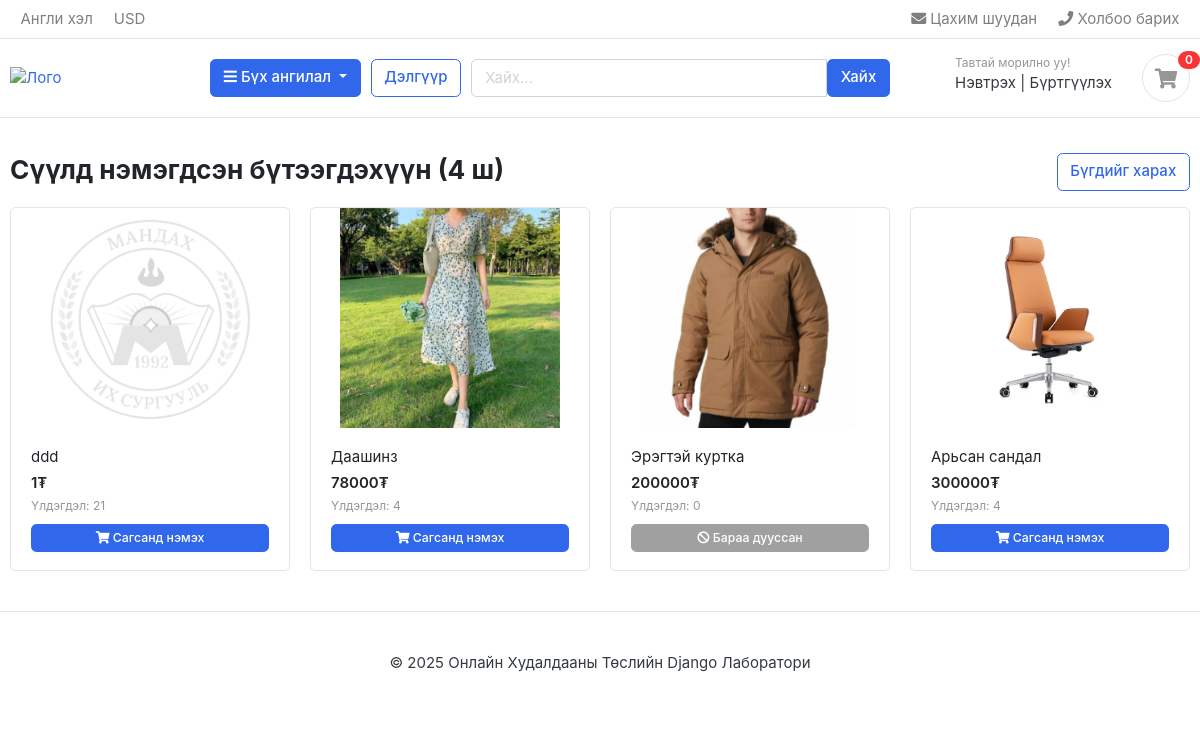
The page / on the database its author committed.
### shop_app/models.py (models this page shows, shortened)
class Product(models.Model):
    product_name = models.CharField(
        max_length=200,
        unique=True)
    slug = models.SlugField(max_length=200, unique=True)
    description = models.TextField(max_length=500, blank=True)
    price = models.IntegerField()
    images = models.ImageField(upload_to='images/products')
    stock = models.IntegerField()
    is_available = models.BooleanField(default=True)
    category = models.ForeignKey(Category, on_delete=models.CASCADE)
    created_date = models.DateTimeField(auto_now_add=True)
    modified_date = models.DateTimeField(auto_now=True)
    def getUrl(self):
        return reverse("product_detail", kwargs= {
            "categorySlug": self.category.slug,
            "productSlug": self.slug
        })
    class Meta:
        db_table = "tbl_products"

### shop_app/views.py (the view)
# urls.py: path("",            views.index,    name="index"),
def index(request):
    products = Product.objects.order_by('-created_date')[:4]
    return render(request, 'index.html', {'products': products, 'count': products.count()})

### cart_app/context_processors.py (called while the page is built)
def counter(request):
    cart_count = 0
    try:
        cart = Cart.objects.filter(id=_cart_id(request))
        cart_items = CartItem.objects.all().filter(cart = cart[:1])
        for cart_item in cart_items:
            cart_count += cart_item.quantity
    except Cart.DoesNotExist:
        cart_count = 0
    return dict(cart_count = cart_count)

### cart_app/views.py (called while the page is built)
def _cart_id(request):
    cart = request.session.session_key
    if not cart:
        cart = request.session.create()
    return cart

### lab2Template/contextProcessors.py (called while the page is built)
def categoriesProcessor(request):
    categories = Category.objects.all()
    return {'categories': categories}

### shop_app/models.py (called while the page is built)
    def getUrl(self):
        return reverse('categoryDetail', kwargs={'slug': self.slug})

### templates/index.html
{% extends "base.html" %}
{% load static %}
{% block content %}
<section class="section-name padding-y-sm">
  <div class="container">
    <header class="section-heading">
      <a href="{% url 'store' %}" class="btn btn-outline-primary float-right">Бүгдийг харах</a>
      <h3 class="section-title">Сүүлд нэмэгдсэн бүтээгдэхүүн ({{ count }} ш)</h3>
    </header>
    <div class="row">
      {% for p in products %}
      <div class="col-md-3">
        <div class="card card-product-grid">
          <a href="{{ p.getUrl }}" class="img-wrap">
            {% if p.images %}
              <img src="{{ p.images.url }}" alt="{{ p.product_name }}" class="img-fluid">
            {% else %}
              <img src="{% static 'images/no_image_available.png' %}" alt="No image" class="img-fluid">
            {% endif %}
          </a>
          <figcaption class="info-wrap">
            <a href="{{ p.getUrl }}" class="title">{{ p.product_name }}</a>
            <div class="price mt-1">{{ p.price }}₮</div>
            <small class="text-muted">Үлдэгдэл: <span id="stock-{{ p.id }}">{{ p.stock }}</span></small>
            <div class="mt-2">
              {% if p.stock > 0 %}
              <a href="{% url 'add_cart' p.id %}" class="btn btn-sm btn-primary btn-block">
                <i class="fas fa-shopping-cart"></i> Сагсанд нэмэх
              </a>
              {% else %}
              <button class="btn btn-sm btn-secondary btn-block" disabled>
                <i class="fas fa-ban"></i> Бараа дууссан
              </button>
              {% endif %}
            </div>
          </figcaption>
        </div>
      </div>
      {% endfor %}
    </div>
  </div>
</section>
{% endblock %}

### static/css/ui.css (style rules this page uses)
html { font-family: "Inter", sans-serif; font-size: 15px; }
.img-wrap { text-align: center; display: block; }
.img-wrap img { max-width: 100%; }
.padding-y-sm { padding-top: 20px; padding-bottom: 20px; }
.section-heading { margin-bottom: 20px; margin-top: 15px; }
.section-title { color: #212529; }
[class*=card-product] a.title { color: #212529; display: block; }
[class*=card-product] .img-wrap { overflow: hidden; position: relative; }
[class*=card-product] .img-wrap img { height: 100%; max-width: 100%; width: auto; display: inline-block; -o-object-fit: cover; object-fit: cover; }
.card-product-grid { margin-bottom: 20px; }
.card-product-grid .img-wrap { border-radius: 0.2rem 0.2rem 0 0; height: 220px; }
.card-product-grid .info-wrap { overflow: hidden; padding: 18px 20px; }
.card .img-wrap { overflow: hidden; }
.price { font-weight: 600; color: #212529; }

### rows shown on the page
Product: images (picture), product_name "ddd", price "1", stock "21", shows "Сагсанд нэмэх"
Product: images (picture), product_name "Даашинз", price "78000", stock "4", shows "Сагсанд нэмэх"
Product: images (picture), product_name "Эрэгтэй куртка", price "200000", stock "0", shows "Бараа дууссан"
Product: images (picture), product_name "Арьсан сандал", price "300000", stock "4", shows "Сагсанд нэмэх"

### other values the page prints
{{ cart_count }} "0"
{{ count }} "4"
